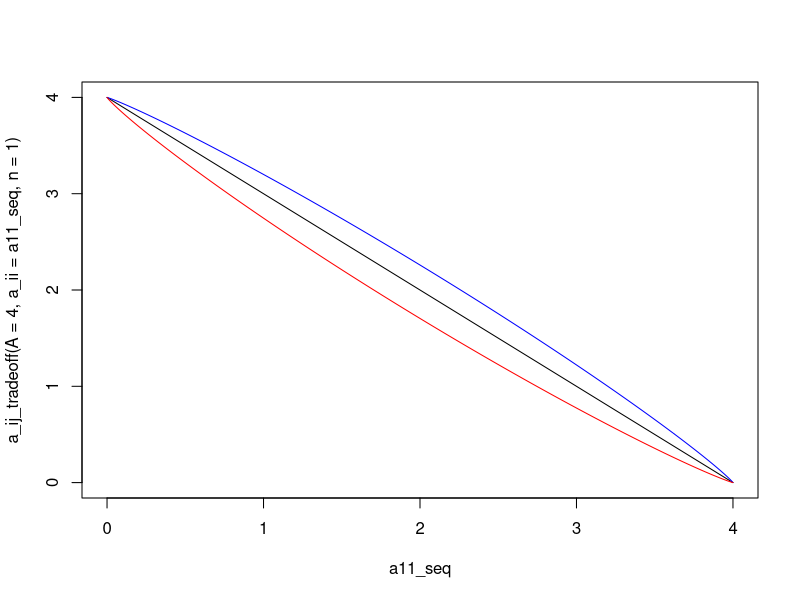

Reproduce this figure in R.
# from Sargent and Otto 2006
# (a11/A)^n + (a12/A)^n = 1

## using Mathematica
a_ij_tradeoff <- function(A, a_ii, n) {
  A * (1 - (a_ii/A)^n)^(1/n)
}

a11_seq <- seq(0,4,0.01)

a_ij_tradeoff(A=4, a_ii=a11_seq, n=1.5)

## CONFIRM TRADE-OFF
plot(a_ij_tradeoff(A=4, a_ii=a11_seq, n=1) ~ a11_seq, type="l")
lines(a_ij_tradeoff(A=4, a_ii=a11_seq, n=1.1) ~ a11_seq, type="l", col="blue")
lines(a_ij_tradeoff(A=4, a_ii=a11_seq, n=0.9) ~ a11_seq, type="l", col="red")
